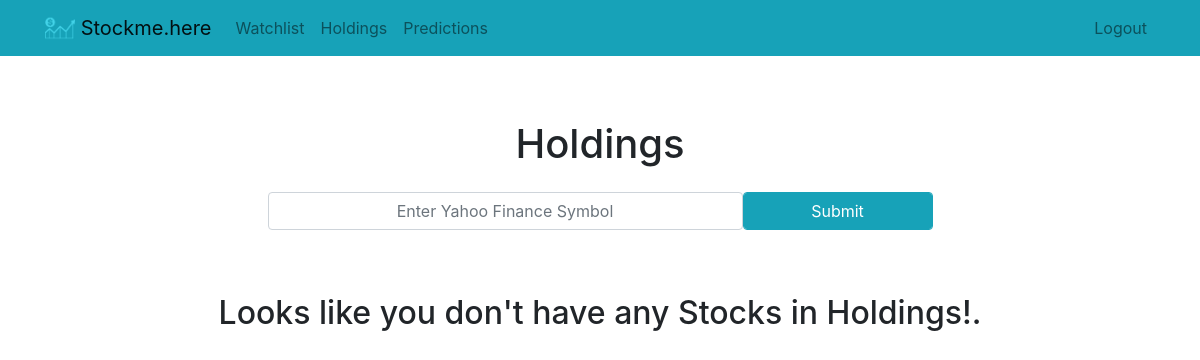
/holdings/ (signed in), run on an earlier commit of the app's database.
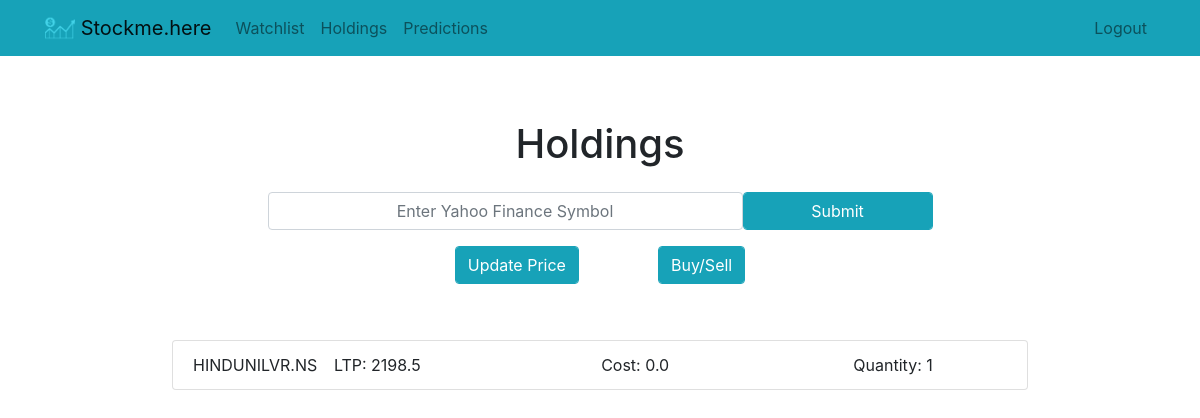
And on a later commit of the database.
### home/models.py (models this page shows, shortened)
class DataModel(Model):
    symbol = models.CharField(max_length = 50)
    qty = models.IntegerField(max_length=10, default=0)
    avgCost = models.FloatField(max_length=10, default=0)
    price = models.FloatField(max_length=10, default=0)
    created = models.DateTimeField(auto_now_add=True)
    user = models.ForeignKey(User, on_delete = models.CASCADE)
    class Meta:
        db_table = "datamodel_table"

### home/views.py (the view)
# urls.py: path('holdings/', views.holdings, name="holdings"),
def holdings(request):
    holding_stock = DataModel.objects.filter(user=request.user, qty__gt=0)
    return render(request, "home/holdings.html", {"error": "", "form": "", "holding_stock": holding_stock})

### home/templates/home/holdings.html (shortened to what this page needs)
{% extends "home/base.html" %}
{% block content %}
    <div class="row justify-content-center mt-5 text-center">
        <div class="col-md-10 p-3">
            <h1>Holdings</h1>
        </div>
    </div>
    <form method="post" class="row justify-content-center">
        <input class="form-control col-md-5 text-center" type="text" placeholder="Enter Yahoo Finance Symbol" name="symbol"/>
        <br class="form-control col-md-1" />
        <input type="submit" class="form-control col-md-2 btn btn-info" value="Submit" />
    </form>
    <div class="row justify-content-center mt-3 row">
        <div class="col-md-10">
        {% if holding_stock %}
            <div class="row justify-content-center">
            <form method="post" action="{% url 'update_stock_price' %}">
                <input type="submit" value="Update Price" class="form-control col btn-info"/>
            </form>
                <p class="col-1"></p>
            <form method="GET" action="{% url 'transaction' %}">
                <input type="submit" value="Buy/Sell" class="form-control col-12 btn-info"/>
            </form>
                </div>
            <br class="p-2">
            <div class="list-group form-group p-4 m-2">
                <ul class="list-group form-group text-center table">
                    {% for stock in holding_stock %}
                      <li class="list-group-item justify-content-center">
                          <div class="row">
                              <div class="col-1">
                                  {{ stock.symbol }}
                              </div>
                              <div class="col">
                                  LTP: {{ stock.price }}
                              </div>
                              <div class="col">
                                  Cost: {{ stock.avgCost }}
                              </div>
                              <div class="col">
                                  Quantity: {{ stock.qty }}
                              </div>
                          </div>
                      </li>
                    {% endfor %}
                </ul>
                <br>
            </div>
        {% else %}
            <div class="text-center p-5">
                <h2>Looks like you don't have any Stocks in Holdings!.</h2>
            </div>
        {% endif %}
        </div>
    </div>
{% endblock %}

What changed in the data, as far as the page shows it:
now on this page (row edited): DataModel: symbol "HINDUNILVR.NS", price "2198.5", avgCost "0.0", qty "1"
Also different on the page:
form field value: (not shown) → "Update Price"
form field value: (not shown) → "Buy/Sell"
text no longer shown: "Looks like you don't have any Stocks in Holdings!."
